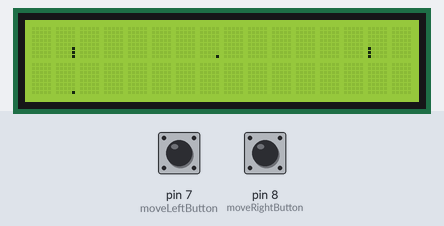
Simulated run of this sketch. Board: Arduino Uno, built with avr-gcc and run on an emulated ATmega328P. Shown: 16×2 character LCD. Inputs (shaded band) come from the test bench; at power-on: pin 8 (moveRightButton) HIGH, pin 7 (moveLeftButton) HIGH. What the sketch prints to the serial monitor is not drawn.

Above: at 1.07 s.
1.5 s: pin 8 (moveRightButton) pulled LOW for 0.15 s
At 2.11 s:
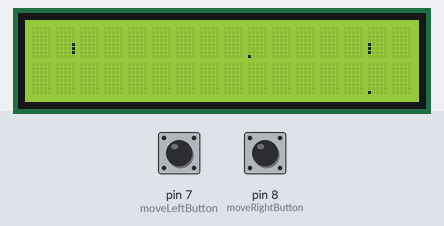
3.9 s: pin 7 (moveLeftButton) pulled LOW for 0.15 s
At 4.32 s:
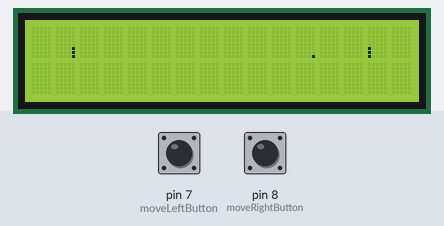
6.3 s: pin 7 (moveLeftButton) pulled LOW for 1 s
At 7.58 s:
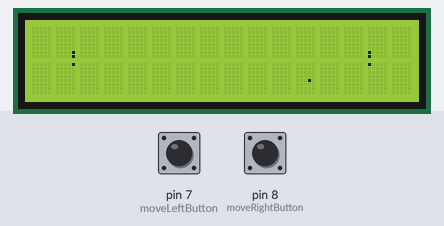

The sketch:

main.ino
```cpp
#include <LiquidCrystal_I2C.h>
#include <Wire.h>
LiquidCrystal_I2C lcd(0x27, A4,A5);

byte gameBoard[16][80] = {};
int ballUpdateTime = 100;
byte ballXDir = 0;
byte ballYDir = -1;
byte ballX = 7;
byte ballY = 35;
byte ballCharArray[8] = {};
byte playerScore = 0;
byte aiScore = 0;
byte aiPaddlePos = 6;
byte myPaddlePos = 6;


byte aiPaddleArray[2][8] = {0,0,0,0,0,1,1,1};
byte myPaddleArray[2][8] = {0,0,0,0,0,16,16,16};
byte aiPaddleColArray[16] = {0,0,0,0,0,1,1,1,0,0,0,0,0,0,0,0};
byte myPaddleColArray[16] = {0,0,0,0,0,16,16,16,0,0,0,0,0,0,0,0};
const int moveRightButton = 8;
const int moveLeftButton = 7;
int rightButtState = 0;
int leftButtState = 0;
int rightLastButtState = 0;
int leftLastButtState = 0;

void ClearPaddles(){
  for(int i = 0; i < 2; i++){
    for(int j = 0; j < 8; j++){
      aiPaddleArray[i][j] = 0;
      myPaddleArray[i][j] = 0;
    }
  }
}

void PrintStuff(){
  lcd.clear();

  byte* mPTemp1 = myPaddleArray[0];
  byte* mPTemp2 = myPaddleArray[1];
  byte* aiPTemp1 = aiPaddleArray[0];
  byte* aiPTemp2 = aiPaddleArray[1];

  lcd.createChar(0, mPTemp1);
  lcd.createChar(1, mPTemp2);
  lcd.createChar(14, aiPTemp1);
  lcd.createChar(15, aiPTemp2);

  lcd.setCursor(14, 0);
  lcd.write(byte(0));

  lcd.setCursor(14, 1);
  lcd.write(byte(1));

  lcd.setCursor(1, 0);
  lcd.write(byte(14));

  lcd.setCursor(1, 1);
  lcd.write(byte(15));

  byte charNum = 0;

  if((ballY > 9) && (ballY < 70)){
    byte LCDCol = ballY / 5;
    byte LCDRow = (ballX <= 7) ? 0 : 1;
    charNum = ballY / 5;
    lcd.createChar(charNum, ballCharArray);
    lcd.setCursor(LCDCol,LCDRow);
    lcd.write(byte(charNum));
  }
}

void PrintPaddles(){
  byte* mPTemp1 = myPaddleArray[0];
  byte* mPTemp2 = myPaddleArray[1];
  byte* aiPTemp1 = aiPaddleArray[0];
  byte* aiPTemp2 = aiPaddleArray[1];

  lcd.createChar(0, mPTemp1);
  lcd.createChar(1, mPTemp2);
  lcd.createChar(14, aiPTemp1);
  lcd.createChar(15, aiPTemp2);

  lcd.setCursor(14, 0);
  lcd.write(byte(0));

  lcd.setCursor(14, 1);
  lcd.write(byte(1));

  lcd.setCursor(1, 0);
  lcd.write(byte(14));

  lcd.setCursor(1, 1);
  lcd.write(byte(15));
}

void SetupPaddles(){
  ClearPaddles();
  myPaddleArray[0][5] = 16;
  myPaddleArray[0][6] = 16;
  myPaddleArray[0][7] = 16;
  aiPaddleArray[0][5] = 1;
  aiPaddleArray[0][6] = 1;
  aiPaddleArray[0][7] = 1;
  PrintPaddles();
}

void MovePaddleUp(){
  if(myPaddlePos != 1){
    myPaddlePos--;
    aiPaddlePos--;
    UpdatePaddlesAfterMove();
  }
}

void MovePaddleDown(){
  if(myPaddlePos != 14){
    myPaddlePos++;
    aiPaddlePos++;
    UpdatePaddlesAfterMove();
  }
}

void UpdatePaddlesAfterMove(){
  for(int i = 0; i < 16; i++){
      if((i == (myPaddlePos-1)) || (i == myPaddlePos) || (i == (myPaddlePos+1))){
        myPaddleColArray[i] = 16;
        aiPaddleColArray[i] = 1;
      } else {
        myPaddleColArray[i] = 0;
        aiPaddleColArray[i] = 0;
      }
    }
    for(int j = 0; j < 8; j++){
      myPaddleArray[0][j] = myPaddleColArray[j];
      aiPaddleArray[0][j] = aiPaddleColArray[j];
    }
    for(int k = 8; k < 16; k++){
      myPaddleArray[1][k-8] = myPaddleColArray[k];
      aiPaddleArray[1][k-8] = aiPaddleColArray[k];
    }
}

int GetLEDRowValue(byte ledRow, byte maxColumn){
  int minColumn = maxColumn - 4;
  int ledValue = 0;

  int multiplier = 1;
  for(int i = maxColumn; i >= minColumn; i--){
    ledValue += (gameBoard[ledRow][i] * multiplier);
    multiplier *= 2;
  }
  return ledValue;
}

void GenerateBallArray(){
  byte maxCol = ((ballY / 5) * 5) + 4;
  byte minCol = maxCol - 4;
  byte startRow = (ballX <= 7) ? 0 : 8;
  byte endRow = startRow + 8;
  if(startRow == 0){
    for(int i = startRow; i < endRow; i++){
      ballCharArray[i] = GetLEDRowValue(i, maxCol);
    }
  } else {
    for(int i = startRow; i < endRow; i++){
      ballCharArray[i-8] = GetLEDRowValue(i, maxCol);
    }
  }
}

void SetupBall(){
  ballYDir *= -1;
  gameBoard[7][35] = true;

}

void AwardAPoint(){
  if(ballY <= 8){
    playerScore++;
  } else {
    aiScore++;
  }
  delay(100);
  ballYDir *= -1;
}

void UpdateBall(){
  delay(ballUpdateTime);
  if((ballY <= 8) || (ballY >= 71)){
    AwardAPoint();
  } else if((ballX == 0) || (ballX == 15)){
    ballXDir *= -1;
  } else if((ballY == 69) && (ballX == myPaddlePos)){
    Serial.println("MIDDLE\n");
    ballYDir *= -1;
  } else if((ballY == 69) && (ballX == (myPaddlePos + 1))){
    Serial.println("BOTTOM\n");
    ballYDir *= -1;
    ballXDir = 1;
  } else if((ballY == 69) && (ballX == (myPaddlePos - 1))){
    Serial.println("TOP\n");
    ballYDir *= -1;
    ballXDir = -1;
  }
  gameBoard[ballX][ballY] = false;
  ballX += ballXDir;
  ballY += ballYDir;
  gameBoard[ballX][ballY] = true;
  GenerateBallArray();

  PrintStuff();
}


void setup() {
  Serial.begin(9600);
  lcd.begin(16,2);
  lcd.backlight();
  lcd.init();

  pinMode(moveRightButton, INPUT_PULLUP);
  pinMode(moveLeftButton, INPUT_PULLUP);

  SetupBall();
  GenerateBallArray();
  SetupPaddles();
  PrintStuff();
}

void loop() {
  UpdateBall();
  rightButtState = digitalRead(moveRightButton);
  leftButtState = digitalRead(moveLeftButton);

  if(rightButtState != rightLastButtState){
    if(rightButtState == HIGH){

      MovePaddleUp();
      PrintStuff();
    }
    delay(50);
    rightLastButtState = rightButtState;
  }

  if(leftButtState != leftLastButtState){
    if(leftButtState == HIGH){

      MovePaddleDown();
      PrintStuff();
    }
    delay(50);
    leftLastButtState = leftButtState;
  }

}
```
